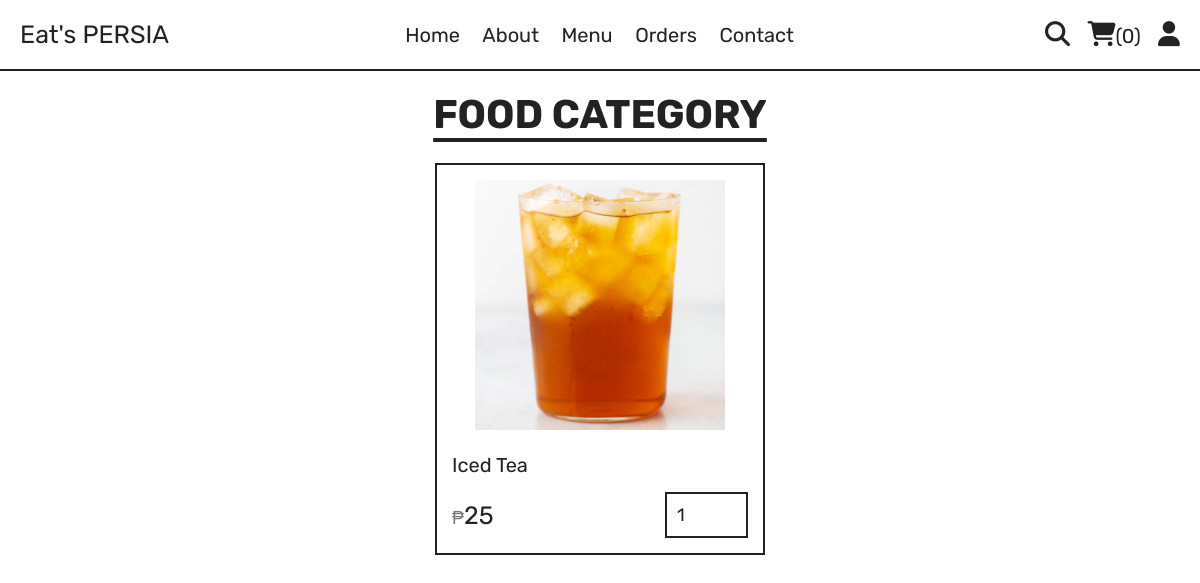
Page /category.php?category=drinks on the committed database.
### tables this page shows
CREATE TABLE `products` (
  `id` int(100) NOT NULL,
  `name` varchar(100) NOT NULL,
  `category` varchar(100) NOT NULL,
  `price` int(10) NOT NULL,
  `image` varchar(100) NOT NULL
);

### category.php (the view, shortened to what this page needs)
<?php
include 'components/connect.php';
?>
<!DOCTYPE html>
<html lang="en">
<head>
   <link rel="stylesheet" href="https://cdnjs.cloudflare.com/ajax/libs/font-awesome/6.1.1/css/all.min.css">
   <link rel="stylesheet" href="css/style.css">
</head>
<body>
<?php include 'components/user_header.php'; ?>
<section class="products">
   <h1 class="title">food category</h1>
   <div class="box-container">
      <?php
         $category = $_GET['category'];
         $select_products = $conn->prepare("SELECT * FROM `products` WHERE category = ?");
         $select_products->execute([$category]);
         if($select_products->rowCount() > 0){
            while($fetch_products = $select_products->fetch(PDO::FETCH_ASSOC)){
      ?>
      <form action="" method="post" class="box">
         <img src="uploaded_img/<?= $fetch_products['image']; ?>" alt="">
         <div class="name"><?= $fetch_products['name']; ?></div>
         <div class="flex">
            <div class="price"><span>₱</span><?= $fetch_products['price']; ?></div>
            <input type="number" name="qty" class="qty" min="1" max="99" value="1" maxlength="2">
         </div>
      </form>
      <?php
            }
         }else{
            echo '<p class="empty">no products added yet!</p>';
         }
      ?>
   </div>
</section>
</body>
</html>

### css/style.css (style rules this page uses)
:root { --yellow:#fed330; --red:#e74c3c; --white:#fff; --black:#222; --light-color:#777; --border:.2rem solid var(--black); }
* { font-family: 'Rubik', sans-serif; margin:0; padding:0; box-sizing: border-box; outline: none; border: none; text-decoration: none; }
html { font-size: 62.5%; overflow-x: hidden; scroll-behavior: smooth; stop-opacity: 7rem; }
section { margin:0 auto; max-width: 1200px; padding:2rem; }
.title { text-align: center; margin-bottom: 2.5rem; font-size: 4rem; color:var(--black); text-transform: uppercase; text-decoration: underline; text-underline-offset: 1rem; }
.products .box-container { display: grid; grid-template-columns: repeat(auto-fit, 33rem); justify-content: center; align-items: flex-start; gap:1.5rem; }
.products .box-container .box { border:var(--border); padding:1.5rem; position: relative; overflow: hidden; }
.products .box-container .box img { height: 25rem; width: 100%; object-fit: contain; margin-bottom: 1rem; }
.products .box-container .box .name { font-size: 2rem; color:var(--black); margin:1rem 0; }
.products .box-container .box .flex { display: flex; align-items: center; gap:1rem; margin-top: 1.5rem; }
.products .box-container .box .flex .price { margin-right: auto; font-size: 2.5rem; color:var(--black); }
.products .box-container .box .flex .price span { color:var(--light-color); font-size: 1.8rem; }
.products .box-container .box .flex .qty { padding:1rem; border:var(--border); font-size: 1.8rem; color:var(--black); }

### rows in the picture
products: image (picture), name "Iced Tea", price "25"

### other values in the picture
$total_cart_items "0"
